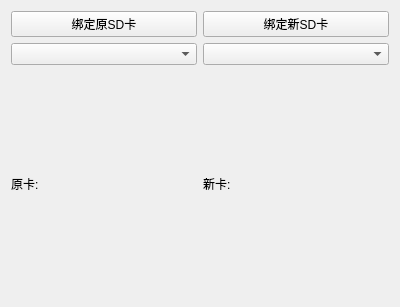
<?xml version="1.0" encoding="UTF-8"?>
<ui version="4.0">
 <class>CDiskSelectUIClass</class>
 <widget class="QWidget" name="CDiskSelectUIClass">
  <property name="geometry">
   <rect>
    <x>0</x>
    <y>0</y>
    <width>400</width>
    <height>307</height>
   </rect>
  </property>
  <property name="windowTitle">
   <string>CDiskSelectUI</string>
  </property>
  <layout class="QGridLayout" name="gridLayout">
   <item row="0" column="0">
    <widget class="QPushButton" name="pushButton_Old">
     <property name="text">
      <string>绑定原SD卡</string>
     </property>
    </widget>
   </item>
   <item row="0" column="1">
    <widget class="QPushButton" name="pushButton_New">
     <property name="text">
      <string>绑定新SD卡</string>
     </property>
    </widget>
   </item>
   <item row="2" column="0">
    <widget class="QComboBox" name="comboBox_Old"/>
   </item>
   <item row="2" column="1">
    <widget class="QComboBox" name="comboBox_New"/>
   </item>
   <item row="3" column="0">
    <widget class="QLabel" name="label_Old">
     <property name="text">
      <string>原卡:</string>
     </property>
    </widget>
   </item>
   <item row="3" column="1">
    <widget class="QLabel" name="label_New">
     <property name="text">
      <string>新卡:</string>
     </property>
    </widget>
   </item>
  </layout>
 </widget>
 <layoutdefault spacing="6" margin="11"/>
 <resources/>
 <connections/>
</ui>
